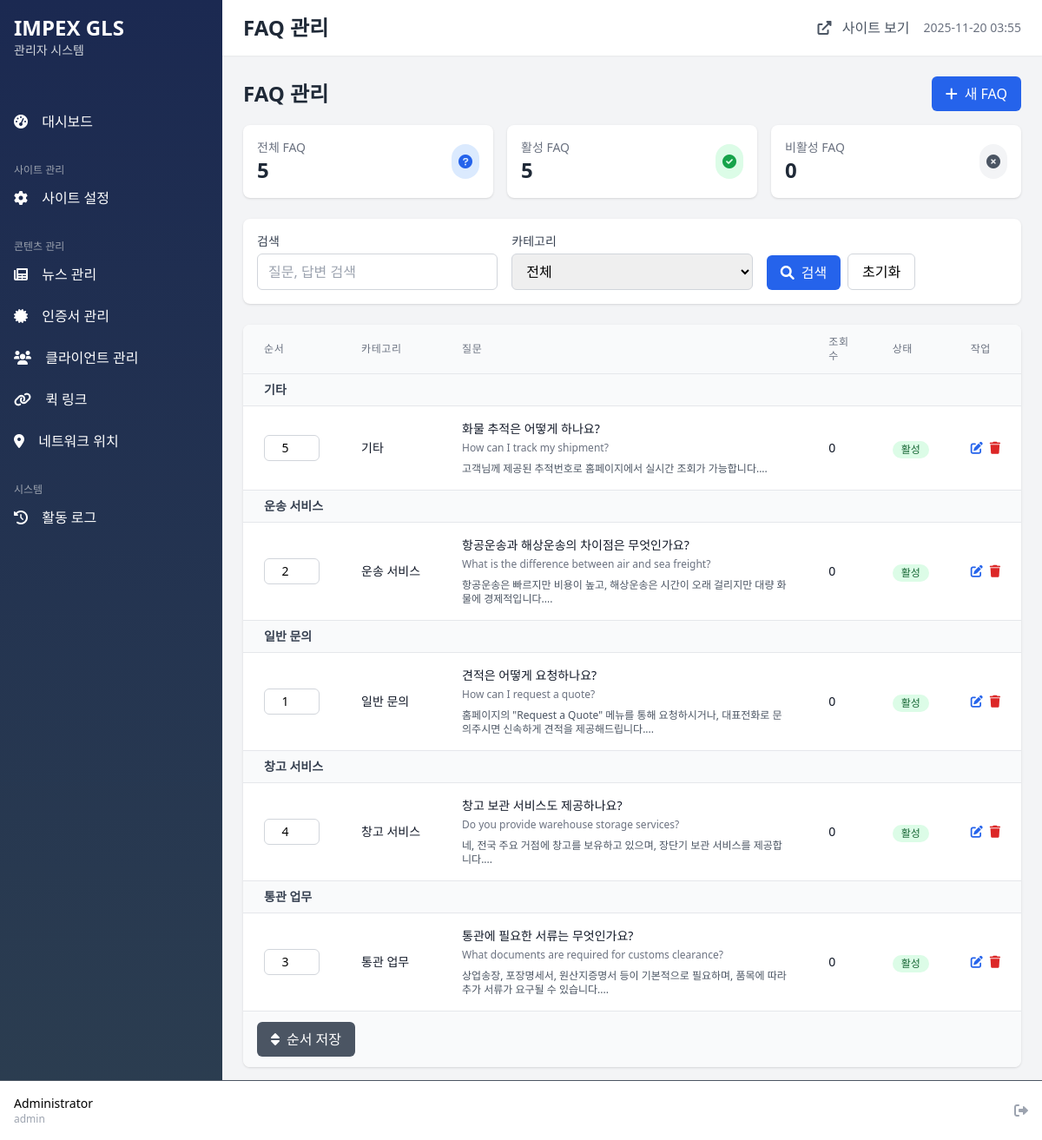
/admin/faq/index.php (signed in), run on the app's committed database.
### tables this page shows
CREATE TABLE faqs (
    id INT PRIMARY KEY AUTO_INCREMENT,
    category VARCHAR(50),
    question TEXT NOT NULL,
    question_en TEXT,
    answer TEXT NOT NULL,
    answer_en TEXT,
    view_count INT DEFAULT 0,
    sort_order INT DEFAULT 0,
    is_active TINYINT DEFAULT 1,
    created_at TIMESTAMP DEFAULT CURRENT_TIMESTAMP
);

### admin/includes/functions.php (called while the page is built, shortened)
<?php
function e($string) {
    return htmlspecialchars($string ?? '', ENT_QUOTES, 'UTF-8');
}
?>

### admin/faq/index.php (the view, shortened to what this page needs)
<?php
require_once '../includes/functions.php';
$search = $_GET['search'] ?? '';
$page = max(1, intval($_GET['page'] ?? 1));
$per_page = 20;
try {
    $pdo = getDBConnection();
    $where_conditions = [];
    $where_clause = $where_conditions ? 'WHERE ' . implode(' AND ', $where_conditions) : '';
    $offset = ($page - 1) * $per_page;
    $stmt = $pdo->prepare("
        SELECT * FROM faqs
        $where_clause
        ORDER BY category, sort_order, id
        LIMIT :limit OFFSET :offset
    ");
    $stmt->bindValue(':limit', $per_page, PDO::PARAM_INT);
    $stmt->bindValue(':offset', $offset, PDO::PARAM_INT);
    $stmt->execute();
    $faqs = $stmt->fetchAll(PDO::FETCH_ASSOC);
    $stmt = $pdo->query("
        SELECT
            COUNT(*) as total,
            SUM(is_active = 1) as active,
            SUM(is_active = 0) as inactive
        FROM faqs
    ");
    $stats = $stmt->fetch(PDO::FETCH_ASSOC);
} catch (Exception $e) {
    error_log("FAQ error: " . $e->getMessage());
    $faqs = [];
    $total_count = 0;
    $total_pages = 1;
    $categories = [];
    $stats = ['total' => 0, 'active' => 0, 'inactive' => 0];
}
$category_names = [
    '일반' => '일반 문의',
    '운송' => '운송 서비스',
    '통관' => '통관 업무',
    '창고' => '창고 서비스',
    '기타' => '기타'
];
include '../includes/header.php';
?>
<div class="mb-6">
    <div class="flex justify-between items-center mb-4">
        <div>
            <h1 class="text-2xl font-bold text-gray-800">FAQ 관리</h1>
        </div>
        <a href="create.php" class="bg-blue-600 text-white px-4 py-2 rounded-md hover:bg-blue-700 transition duration-200">
            <i class="fas fa-plus mr-2"></i>새 FAQ
        </a>
    </div>
    <div class="grid grid-cols-3 gap-4">
        <div class="bg-white rounded-lg shadow p-4">
            <div class="flex items-center justify-between">
                <div>
                    <p class="text-gray-500 text-sm">전체 FAQ</p>
                    <p class="text-2xl font-bold text-gray-800"><?php echo number_format($stats['total']); ?></p>
                </div>
                <div class="bg-blue-100 rounded-full p-2">
                    <i class="fas fa-question-circle text-blue-600"></i>
                </div>
            </div>
        </div>
        <div class="bg-white rounded-lg shadow p-4">
            <div class="flex items-center justify-between">
                <div>
                    <p class="text-gray-500 text-sm">활성 FAQ</p>
                    <p class="text-2xl font-bold text-gray-800"><?php echo number_format($stats['active']); ?></p>
                </div>
                <div class="bg-green-100 rounded-full p-2">
                    <i class="fas fa-check-circle text-green-600"></i>
                </div>
            </div>
        </div>
        <div class="bg-white rounded-lg shadow p-4">
            <div class="flex items-center justify-between">
                <div>
                    <p class="text-gray-500 text-sm">비활성 FAQ</p>
                    <p class="text-2xl font-bold text-gray-800"><?php echo number_format($stats['inactive']); ?></p>
                </div>
                <div class="bg-gray-100 rounded-full p-2">
                    <i class="fas fa-times-circle text-gray-600"></i>
                </div>
            </div>
        </div>
    </div>
</div>
<div class="bg-white rounded-lg shadow mb-6">
    <div class="p-4">
        <form method="GET" action="" class="grid grid-cols-1 md:grid-cols-3 gap-4">
            <div>
                <label class="block text-sm font-medium text-gray-700 mb-1">검색</label>
                <input type="text"
                       name="search"
                       value="<?php echo e($search); ?>"
                       placeholder="질문, 답변 검색"
                       class="w-full px-3 py-2 border border-gray-300 rounded-md focus:outline-none focus:ring-2 focus:ring-blue-500">
            </div>
            <div>
                <label class="block text-sm font-medium text-gray-700 mb-1">카테고리</label>
                <select name="category"
                        class="w-full px-3 py-2 border border-gray-300 rounded-md focus:outline-none focus:ring-2 focus:ring-blue-500">
                    <option value="">전체</option>
                </select>
            </div>
            <div class="flex items-end space-x-2">
                <button type="submit"
                        class="bg-blue-600 text-white px-4 py-2 rounded-md hover:bg-blue-700 transition duration-200">
                    <i class="fas fa-search mr-2"></i>검색
                </button>
                <a href="<?php echo $_SERVER['PHP_SELF']; ?>"
                   class="px-4 py-2 border border-gray-300 rounded-md hover:bg-gray-50 transition duration-200">
                    초기화
                </a>
            </div>
        </form>
    </div>
</div>
<form method="POST" action="">
    <div class="bg-white rounded-lg shadow overflow-hidden">
        <div class="overflow-x-auto">
            <table class="min-w-full divide-y divide-gray-200">
                <thead class="bg-gray-50">
                    <tr>
                        <th class="px-6 py-3 text-left text-xs font-medium text-gray-500 uppercase tracking-wider">
                            순서
                        </th>
                        <th class="px-6 py-3 text-left text-xs font-medium text-gray-500 uppercase tracking-wider">
                            카테고리
                        </th>
                        <th class="px-6 py-3 text-left text-xs font-medium text-gray-500 uppercase tracking-wider">
                            질문
                        </th>
                        <th class="px-6 py-3 text-left text-xs font-medium text-gray-500 uppercase tracking-wider">
                            조회수
                        </th>
                        <th class="px-6 py-3 text-left text-xs font-medium text-gray-500 uppercase tracking-wider">
                            상태
                        </th>
                        <th class="px-6 py-3 text-left text-xs font-medium text-gray-500 uppercase tracking-wider">
                            작업
                        </th>
                    </tr>
                </thead>
                <tbody class="bg-white divide-y divide-gray-200">
                    <?php if (empty($faqs)): ?>
                    <tr>
                        <td colspan="6" class="px-6 py-4 text-center text-gray-500">
                            FAQ가 없습니다.
                        </td>
                    </tr>
                    <?php else: ?>
                        <?php
                        $current_category = '';
                        foreach ($faqs as $faq):
                            if ($current_category !== $faq['category']):
                                $current_category = $faq['category'];
                        ?>
                        <tr class="bg-gray-50">
                            <td colspan="6" class="px-6 py-2 text-sm font-semibold text-gray-700">
                                <?php echo e($category_names[$current_category] ?? $current_category); ?>
                            </td>
                        </tr>
                        <?php endif; ?>
                        <tr class="hover:bg-gray-50">
                            <td class="px-6 py-4 whitespace-nowrap">
                                <input type="number"
                                       name="sort_order[<?php echo $faq['id']; ?>]"
                                       value="<?php echo $faq['sort_order']; ?>"
                                       class="w-16 px-2 py-1 border border-gray-300 rounded-md text-sm text-center">
                            </td>
                            <td class="px-6 py-4 whitespace-nowrap text-sm text-gray-900">
                                <?php echo e($category_names[$faq['category']] ?? $faq['category']); ?>
                            </td>
                            <td class="px-6 py-4">
                                <div class="text-sm">
                                    <div class="font-medium text-gray-900">
                                        <?php echo e($faq['question']); ?>
                                    </div>
                                    <?php if ($faq['question_en']): ?>
                                    <div class="text-gray-500 text-xs mt-1"><?php echo e($faq['question_en']); ?></div>
                                    <?php endif; ?>
                                    <div class="text-gray-600 text-xs mt-2">
                                        <?php echo e(mb_substr(strip_tags($faq['answer']), 0, 100)); ?>...
                                    </div>
                                </div>
                            </td>
                            <td class="px-6 py-4 whitespace-nowrap text-sm text-gray-900">
                                <?php echo number_format($faq['view_count']); ?>
                            </td>
                            <td class="px-6 py-4 whitespace-nowrap">
                                <form method="POST" action="" class="inline">
                                    <button type="submit"
                                            name="toggle_active"
                                            class="inline-flex items-center px-2.5 py-0.5 rounded-full text-xs font-medium
                                                   <?php echo $faq['is_active'] ? 'bg-green-100 text-green-800' : 'bg-gray-100 text-gray-800'; ?>">
                                        <?php echo $faq['is_active'] ? '활성' : '비활성'; ?>
                                    </button>
                                </form>
                            </td>
                            <td class="px-6 py-4 whitespace-nowrap text-sm">
                                <div class="flex space-x-2">
                                    <a href="edit.php?id=<?php echo $faq['id']; ?>"
                                       class="text-blue-600 hover:text-blue-900">
                                        <i class="fas fa-edit"></i>
                                    </a>
                                    <form method="POST" action="" class="inline"
                                          onsubmit="return confirm('정말 삭제하시겠습니까?');">
                                        <button type="submit" name="delete_faq"
                                                class="text-red-600 hover:text-red-900">
                                            <i class="fas fa-trash"></i>
                                        </button>
                                    </form>
                                </div>
                            </td>
                        </tr>
                        <?php endforeach; ?>
                    <?php endif; ?>
                </tbody>
            </table>
        </div>
        <?php if (!empty($faqs)): ?>
        <div class="bg-gray-50 px-4 py-3 border-t border-gray-200">
            <button type="submit"
                    name="update_order"
                    class="bg-gray-600 text-white px-4 py-2 rounded-md hover:bg-gray-700 transition duration-200">
                <i class="fas fa-sort mr-2"></i>순서 저장
            </button>
        </div>
        <?php endif; ?>
    </div>
</form>
<?php include '../includes/footer.php'; ?>

### data on the page
faqs: category "기타", id+sort_order "5", question "화물 추적은 어떻게 하나요?", question_en "How can I track my shipment?", answer "고객님께 제공된 추적번호로 홈페이지에서 실시간 조회가 가능합니다.", view_count "0", is_active "활성"
faqs: category "운송 서비스", id+sort_order "2", question "항공운송과 해상운송의 차이점은 무엇인가요?", question_en "What is the difference between air and sea freight?", answer "항공운송은 빠르지만 비용이 높고, 해상운송은 시간이 오래 걸리지만 대량 화물에 경제적입니다.", view_count "0", is_active "활성"
faqs: category "일반 문의", id+sort_order "1", question "견적은 어떻게 요청하나요?", question_en "How can I request a quote?", answer "홈페이지의 \"Request a Quote\" 메뉴를 통해 요청하시거나, 대표전화로 문의주시면 신속하게 견적을 제공해드립니다.", view_count "0", is_active "활성"
faqs: category "창고 서비스", id+sort_order "4", question "창고 보관 서비스도 제공하나요?", question_en "Do you provide warehouse storage services?", answer "네, 전국 주요 거점에 창고를 보유하고 있으며, 장단기 보관 서비스를 제공합니다.", view_count "0", is_active "활성"
faqs: category "통관 업무", id+sort_order "3", question "통관에 필요한 서류는 무엇인가요?", question_en "What documents are required for customs clearance?", answer "상업송장, 포장명세서, 원산지증명서 등이 기본적으로 필요하며, 품목에 따라 추가 서류가 요구될 수 있습니다.", view_count "0", is_active "활성"

### other printed values
$_SESSION['admin_name'] "Administrator"
$_SESSION['admin_username'] "admin"
$page_title "FAQ 관리"
$stats['total'] "5"
$stats['active'] "5"
$stats['inactive'] "0"
